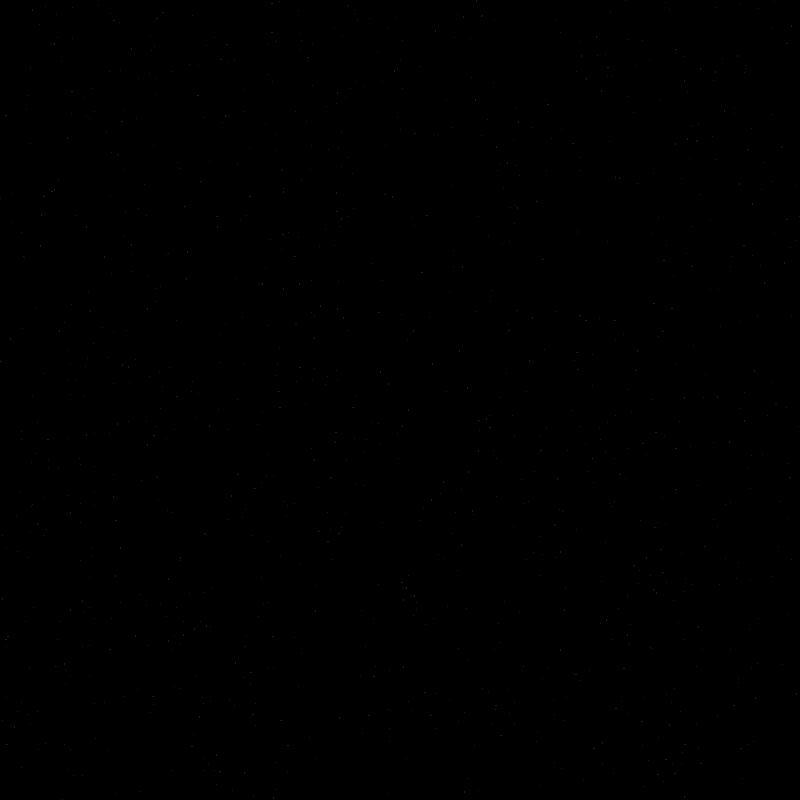
Frame 1 (no input)
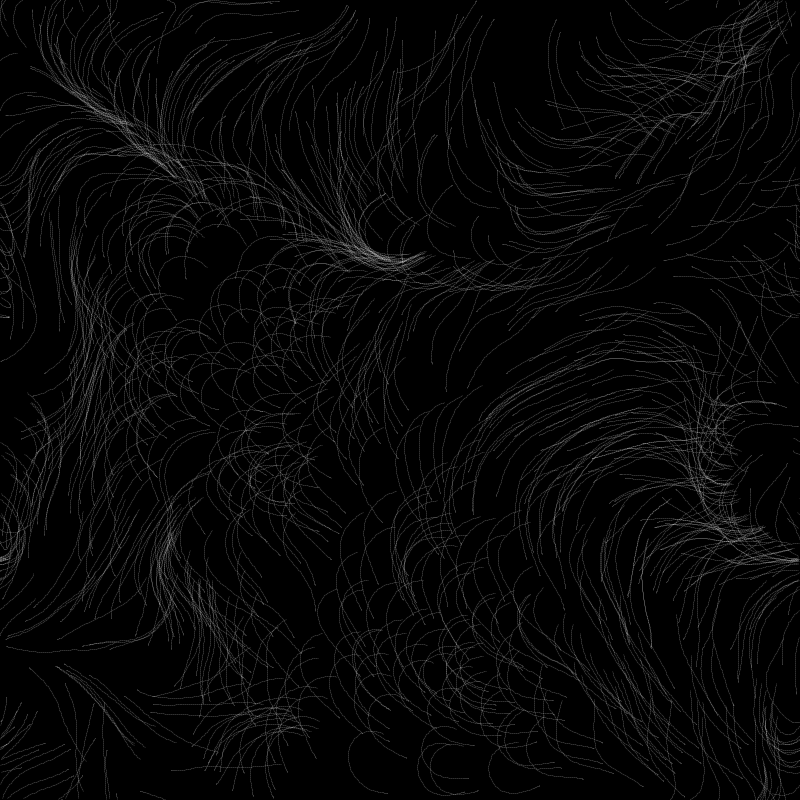
Frame 60 (the mouse pressed at the canvas centre just before this capture)
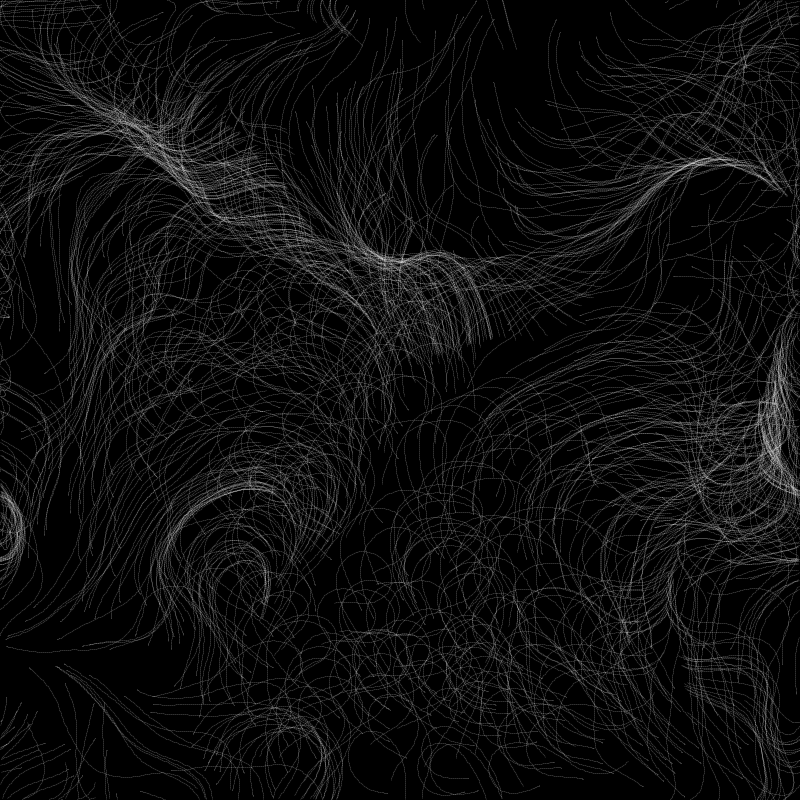
Frame 120 (the mouse held since frame 60 and released just before this capture)

The Processing sketch that drew these frames (run headless with seeded random() and noise(); from frame 60 on, the mouse is pressed at the canvas centre):

// Processing sketch: Flow
// ── Flow.pde
int scl = 20;
float step = 0.05;
float z_step = 0.01;
int maxvel = 2;
float react = 0.2;
int p_count = 1000;

PVector[] field;
int cols;
int rows;

float x_off = 0;
float y_off = 0;
float z_off = 0;

Particle[] p;

void setup() {
  size(800, 800);
  background(0);
  
  cols = ceil(width/scl);
  rows = ceil(height/scl);

  field = new PVector[cols*rows];

  p = new Particle[p_count];

  for (int i=0; i<p_count; i++) {
    p[i] = new Particle(random(width), random(height));
  }
}

void draw() {
  //background(0);
  //stroke(255);
  stroke(255, 30);
  
  y_off = 0;
  for (int i=0; i<cols; i++) {
    x_off = 0;
    for (int j=0; j<rows; j++) {
      int index = i + j * cols;
      float a = noise(x_off, y_off, z_off)  * TWO_PI * 2;
      field[index] = PVector.fromAngle(a);
      
      x_off += step;
      /*
      PVector pos = new PVector(i*scl, j*scl);
      PVector dir = PVector.add(pos, field[index].copy().mult(scl/2));
      line(pos.x, pos.y, dir.x, dir.y);
      */
    }
    y_off += step;
  }
  
  z_off += z_step;

  for (int i=0; i<p_count; i++) {
    p[i].Update();
    p[i].Draw();
  }
}
// ── Particle.pde
class Particle {
  PVector pos;
  PVector pos0;
  PVector vel = new PVector(0,0);
  PVector acc;
  int r = 1;

  Particle(float x, float y) {
    pos = new PVector(x, y);
    pos0 = new PVector(x, y);
  }

  void Update() {
    int x = floor(pos.x/scl);
    int y = floor(pos.y/scl);
    int index = x + y*cols;

    pos0 = pos.copy();

    acc = field[index].copy();
    acc.mult(react);
    vel.add(acc);
    vel.limit(maxvel);
    pos.add(vel);

    if (pos.x >= width) {
      pos.x = 0;
      pos0 = pos.copy();
    } if (pos.x < 0) {
      pos.x = width-1;
      pos0 = pos.copy();
    } if (pos.y >= height) {
      pos.y = 0;
      pos0 = pos.copy();
    } if (pos.y < 0) {
      pos.y = height-1;
      pos0 = pos.copy();
    }
  }

  void Draw() {
    line(pos.x, pos.y, pos0.x, pos0.y);
  }
}
